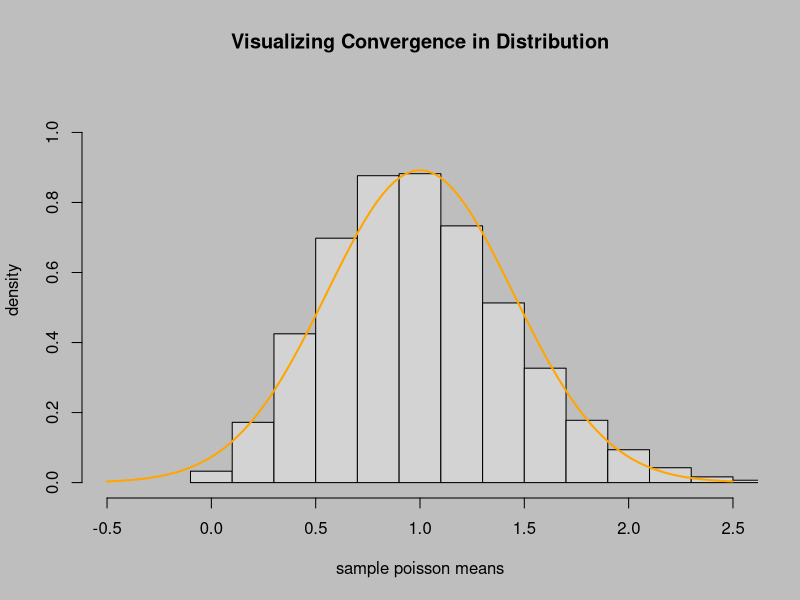
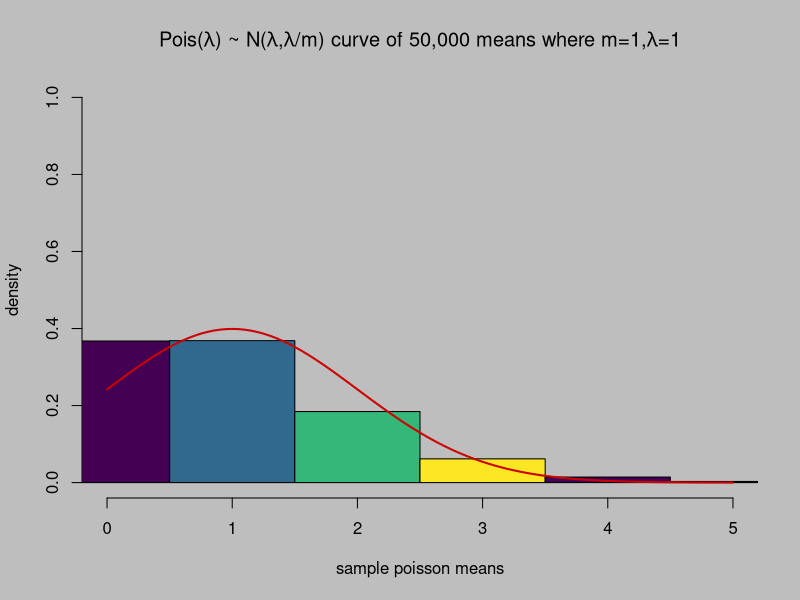
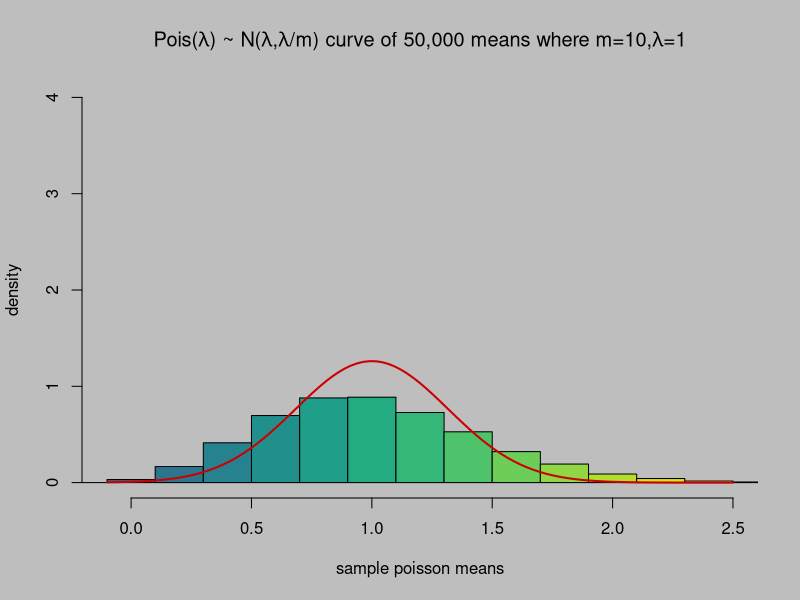
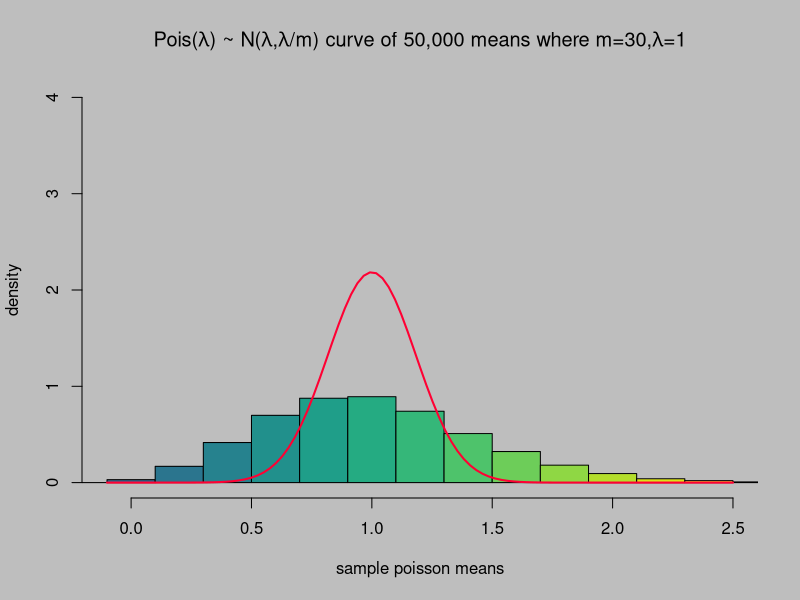
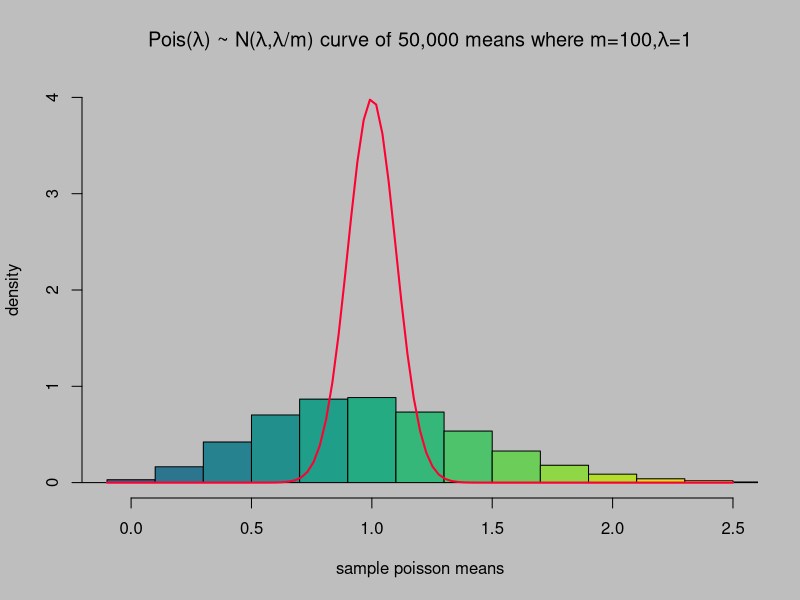
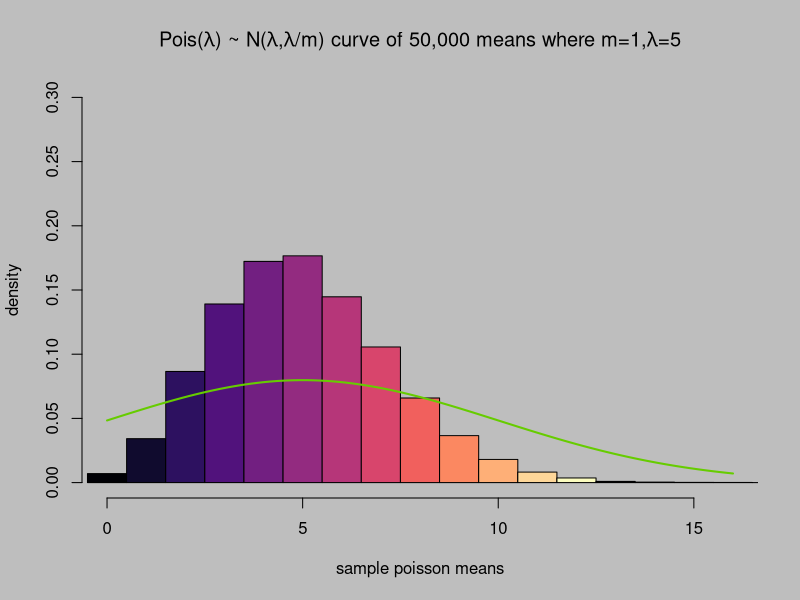
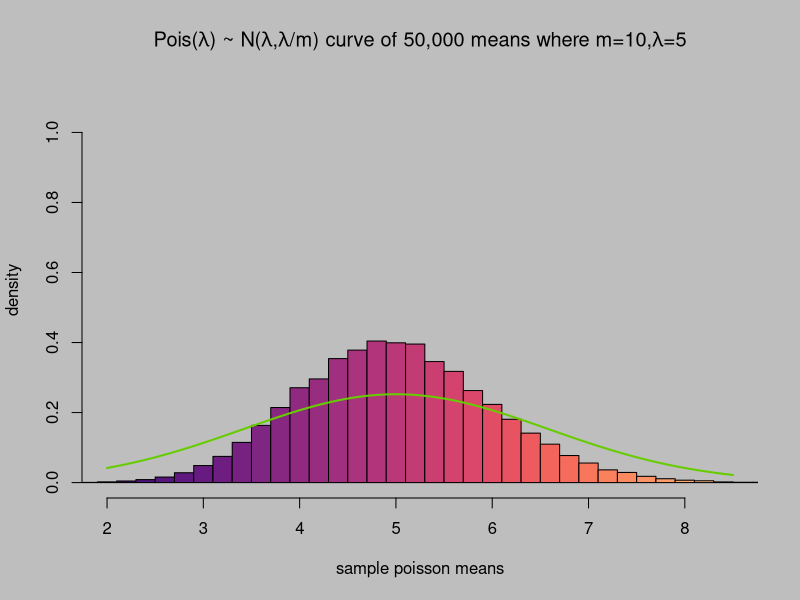
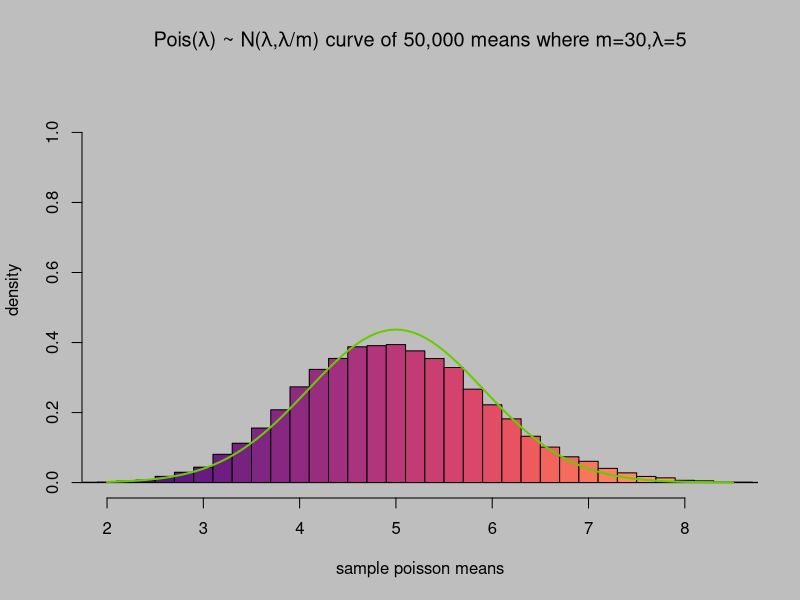

R code for these plots, in order: (Note: this script raises an error after producing the figures.)
## ---- chunk 1
library(tidyverse)
library(ggplot2)
library(rmarkdown)
library(RColorBrewer)
library("viridis")
## ---- chunk 2
m = 5
lambda = 1
M = 50000
ds2 <- matrix(replicate(M,(rpois(m,1))),nrow=50000,ncol=5)
## ---- chunk 3
rMeans <- matrix(rowMeans(ds2),nrow=50000,ncol=1);
## ---- chunk 4
par(bg="gray")
binlen <- c(-0.1,0.1,0.3,0.5,0.7,0.9,1.1,1.3,1.5,1.7,1.9,2.1,2.3,2.5,2.7,2.9,3.1,3.3,3.5,3.7,3.9,4.1);
hist(rMeans ,breaks=binlen ,main="Visualizing Convergence in Distribution" ,xlab="sample poisson means" ,xlim=c(-0.5,2.5) ,ylab="density" ,ylim=c(0,1.1) ,freq = FALSE)
x <- seq(-4,5, by = 0.1)
y <- dnorm(x, mean = lambda, sd = lambda/sqrt(m))
curve(dnorm(x, mean=lambda, sd=lambda/sqrt(m)), add=TRUE, col="orange", lwd=2)
## ---- chunk 5
TF_values.2 <- rMeans >= (lambda+((2*lambda)/sqrt(m)))
TFprob <- sum(TF_values.2)/M
print(1-TFprob)
NormProb <- 1-dnorm((lambda+((2*lambda)/sqrt(m))),mean=lambda,sd=(lambda/sqrt(m)))
print(NormProb)
## ---- chunk 6
m1 = 1; lambda.1 = 1; M = 50000
ds1 <- matrix(replicate(M,(rpois(m1,lambda.1))),nrow=50000,ncol=5)
rMeans1 <- matrix(rowMeans(ds1),nrow=50000,ncol=1)
binlen <- c(-0.5,0.5,1.5,2.5,3.5,4.5,5.5,6.5,7.5,8.5,9.5,10.5,11.5,12.5,13.5,14.5,15.5,16.5,17.5,18.5,19.5,20.5,21.5,22.5);
hist(rMeans1,breaks=binlen ,main=expression(paste("Pois(",lambda,") ~ N(",lambda,",",lambda,"/m) curve of 50,000 means where m=1,",lambda,"=1"))  ,xlab="sample poisson means" ,xlim=c(0,5) ,ylab="density" ,ylim=c(0,1) ,freq = FALSE, col=viridis(4))
x <- seq(0,2, by = 0.2)
y1 <- dnorm(x, mean=lambda.1, sd=lambda.1/(sqrt(m1)))
curve(dnorm(x, mean=lambda.1, sd=(lambda.1/sqrt(m1))), add=TRUE, col="#cc0000", lwd=2)
TF_values.1 <- rMeans1 >= (lambda.1+((2*lambda.1)/sqrt(m1)))
TFprob1 <- sum(TF_values.1)/M; print(TFprob1)
NormProb1 <- dnorm((lambda.1+((2*lambda.1)/sqrt(m1))),mean=lambda.1,sd=(lambda.1/sqrt(m1))); print(NormProb1)
## ---- chunk 7
m10 = 10; lambda.1 = 1; M = 50000
ds10 <- matrix(replicate(M,(rpois(m10,1))),nrow=50000,ncol=5)
rMeans10 <- matrix(rowMeans(ds10),nrow=50000,ncol=1)
binlen <- c(-5.1,-4.9,-4.7,-4.5,-4.3,-4.1,-3.9,-3.7,-3.5,-3.3,-3.1,-2.9,-2.7,-2.5,-2.3,-2.1,-1.9,-1.7,-1.5,-1.3,-1.1,-0.9,-0.7,-0.5,-0.3,-0.1,0.1,0.3,0.5,0.7,0.9,1.1,1.3,1.5,1.7,1.9,2.1,2.3,2.5,2.7,2.9,3.1,3.3,3.5,3.7,3.9,4.1,4.3,4.5,4.7,4.9,5.1)
hist(rMeans10,breaks=binlen ,main=expression(paste("Pois(",lambda,") ~ N(",lambda,",",lambda,"/m) curve of 50,000 means where m=10,",lambda,"=1"))  ,xlab="sample poisson means" ,xlim=c(-0.1,2.5) ,ylab="density" ,ylim=c(0,4) ,freq = FALSE, col=viridis(19))
x <- seq(0,2, by = 0.2)
y10 <- dnorm(x, mean=lambda.1, sd=lambda.1/(sqrt(m10)))
curve(dnorm(x, mean=lambda.1, sd=(lambda.1/sqrt(m10))), add=TRUE, col="#cc0000", lwd=2)
TF_values.10 <- rMeans10 >= (lambda.1+((2*lambda.1)/sqrt(m10)))
TFprob10 <- sum(TF_values.10)/M; print(TFprob10)
NormProb10 <- dnorm((lambda.1+((2*lambda.1)/sqrt(m10))),mean=lambda.1,sd=(lambda.1/sqrt(m10))); print(NormProb10)
## ---- chunk 8
m30 = 30; lambda.1 = 1; M = 30000
ds30 <- matrix(replicate(M,(rpois(m30,1))),nrow=30000,ncol=5)
rMeans30 <- matrix(rowMeans(ds30),nrow=30000,ncol=1)
binlen <- c(-5.1,-4.9,-4.7,-4.5,-4.3,-4.1,-3.9,-3.7,-3.5,-3.3,-3.1,-2.9,-2.7,-2.5,-2.3,-2.1,-1.9,-1.7,-1.5,-1.3,-1.1,-0.9,-0.7,-0.5,-0.3,-0.1,0.1,0.3,0.5,0.7,0.9,1.1,1.3,1.5,1.7,1.9,2.1,2.3,2.5,2.7,2.9,3.1,3.3,3.5,3.7,3.9,4.1,4.3,4.5,4.7,4.9,5.1)
hist(rMeans30,breaks=binlen ,main=expression(paste("Pois(",lambda,") ~ N(",lambda,",",lambda,"/m) curve of 50,000 means where m=30,",lambda,"=1"))  ,xlab="sample poisson means" ,xlim=c(-0.1,2.5) ,ylab="density" ,ylim=c(0,4) ,freq = FALSE, col=viridis(19))
x <- seq(0,2, by = 0.2)
y30 <- dnorm(x, mean=lambda.1, sd=lambda.1/(sqrt(m30)))
curve(dnorm(x, mean=lambda.1, sd=(lambda.1/sqrt(m30))), add=TRUE, col="#FF0033", lwd=2)
TF_values.30 <- rMeans30 >= (lambda.1+((2*lambda.1)/sqrt(m30)))
TFprob30 <- sum(TF_values.30)/M; print(TFprob30)
NormProb30 <- dnorm((lambda.1+((2*lambda.1)/sqrt(m30))),mean=lambda.1,sd=(lambda.1/sqrt(m30))); print(NormProb30)
## ---- chunk 9
m100 = 100; lambda.1 = 1; M = 50000
ds100 <- matrix(replicate(M,(rpois(m100,1))),nrow=50000,ncol=5)
rMeans100 <- matrix(rowMeans(ds100),nrow=50000,ncol=1)
binlen <- c(-5.1,-4.9,-4.7,-4.5,-4.3,-4.1,-3.9,-3.7,-3.5,-3.3,-3.1,-2.9,-2.7,-2.5,-2.3,-2.1,-1.9,-1.7,-1.5,-1.3,-1.1,-0.9,-0.7,-0.5,-0.3,-0.1,0.1,0.3,0.5,0.7,0.9,1.1,1.3,1.5,1.7,1.9,2.1,2.3,2.5,2.7,2.9,3.1,3.3,3.5,3.7,3.9,4.1,4.3,4.5,4.7,4.9,5.1)
hist(rMeans100,breaks=binlen ,main=expression(paste("Pois(",lambda,") ~ N(",lambda,",",lambda,"/m) curve of 50,000 means where m=100,",lambda,"=1"))  ,xlab="sample poisson means" ,xlim=c(-0.1,2.5) ,ylab="density" ,ylim=c(0,4) ,freq = FALSE, col=viridis(19))
x <- seq(0,2, by = 0.2)
y100 <- dnorm(x, mean=lambda.1, sd=lambda.1/(sqrt(m100)))
curve(dnorm(x, mean=lambda.1, sd=(lambda.1/sqrt(m100))), add=TRUE, col="#FF0033", lwd=2)
TF_values.100 <- rMeans100 >= (lambda.1+((2*lambda.1)/sqrt(m100)))
TFprob100 <- sum(TF_values.100)/M; print(TFprob100)
NormProb100 <- dnorm((lambda.1+((2*lambda.1)/sqrt(m100))),mean=lambda.1,sd=(lambda.1/sqrt(m100))); print(NormProb100)
## ---- chunk 10
m1 = 1; lambda.5 = 5; M = 50000
ds1 <- matrix(replicate(M,(rpois(m1,lambda.5))),nrow=50000,ncol=5)
rMeans1 <- matrix(rowMeans(ds1),nrow=50000,ncol=1)
binlen <- c(-0.5,0.5,1.5,2.5,3.5,4.5,5.5,6.5,7.5,8.5,9.5,10.5,11.5,12.5,13.5,14.5,15.5,16.5,17.5,18.5,19.5,20.5,21.5,22.5,23.5,24.5,25.5,26.5,27.5,28.5,29.5,30.5)
hist(rMeans1,breaks=binlen ,main=expression(paste("Pois(",lambda,") ~ N(",lambda,",",lambda,"/m) curve of 50,000 means where m=1,",lambda,"=5"))  ,xlab="sample poisson means" ,xlim=c(0,16) ,ylab="density" ,ylim=c(0,0.3) ,freq = FALSE, col=magma(13))
x <- seq(-4,5, by = 0.1)
y1 <- dnorm(x, mean = lambda.5, sd = lambda.5/sqrt(m1))
curve(dnorm(x, mean=lambda.5, sd=lambda.5/sqrt(m1)), add=TRUE, col="#66CC00", lwd=2)
TF_values.1 <- rMeans1 >= (lambda.5+((2*lambda.5)/sqrt(m1)))
TFprob1 <- sum(TF_values.1)/M; print(TFprob1)
NormProb1 <- dnorm((lambda.5+((2*lambda.5)/sqrt(m1))),mean=lambda.5,sd=(lambda.5/sqrt(m1))); print(NormProb1)
## ---- chunk 11
m10 = 10; lambda.5 = 5; M = 50000
ds10 <- matrix(replicate(M,(rpois(m10,lambda.5))),nrow=50000,ncol=5)
rMeans10 <- matrix(rowMeans(ds10),nrow=50000,ncol=1)
binlen <- c(-0.1,0.1,0.3,0.5,0.7,0.9,1.1,1.3,1.5,1.7,1.9,2.1,2.3,2.5,2.7,2.9,3.1,3.3,3.5,3.7,3.9,4.1,4.3,4.5,4.7,4.9,5.1,5.3,5.5,5.7,5.9,6.1,6.3,6.5,6.7,6.9,7.1,7.3,7.5,7.7,7.9,8.1,8.3,8.5,8.7,8.9,9.1,9.3,9.5,9.7,9.9,10.1,10.3,10.5,10.7,10.9,11.1,11.3,11.5,11.7,11.9)
hist(rMeans10,breaks=binlen ,main=expression(paste("Pois(",lambda,") ~ N(",lambda,",",lambda,"/m) curve of 50,000 means where m=10,",lambda,"=5"))  ,xlab="sample poisson means" ,xlim=c(2,8.5) ,ylab="density" ,ylim=c(0,1.1) ,freq = FALSE, col=magma(50))
x <- seq(-4,5, by = 0.1)
y10 <- dnorm(x, mean = lambda.5, sd = lambda.5/sqrt(m10))
curve(dnorm(x, mean=lambda.5, sd=lambda.5/sqrt(m10)), add=TRUE, col="#66CC00", lwd=2)
TF_values.10 <- rMeans10 >= (lambda.5+((2*lambda.5)/sqrt(m10)))
TFprob10 <- sum(TF_values.10)/M; print(TFprob10)
NormProb10 <- dnorm((lambda.5+((2*lambda.5)/sqrt(m10))),mean=lambda.5,sd=(lambda.5/sqrt(m10))); print(NormProb10)
## ---- chunk 12
m30 = 30; lambda.5 = 5; M = 30000
ds30 <- matrix(replicate(M,(rpois(m30,lambda.5))),nrow=30000,ncol=5)
rMeans30 <- matrix(rowMeans(ds30),nrow=30000,ncol=1)
binlen <- c(-0.1,0.1,0.3,0.5,0.7,0.9,1.1,1.3,1.5,1.7,1.9,2.1,2.3,2.5,2.7,2.9,3.1,3.3,3.5,3.7,3.9,4.1,4.3,4.5,4.7,4.9,5.1,5.3,5.5,5.7,5.9,6.1,6.3,6.5,6.7,6.9,7.1,7.3,7.5,7.7,7.9,8.1,8.3,8.5,8.7,8.9,9.1,9.3,9.5,9.7,9.9,10.1,10.3,10.5,10.7,10.9,11.1,11.3,11.5,11.7,11.9)
hist(rMeans30,breaks=binlen ,main=expression(paste("Pois(",lambda,") ~ N(",lambda,",",lambda,"/m) curve of 50,000 means where m=30,",lambda,"=5"))  ,xlab="sample poisson means" ,xlim=c(2,8.5) ,ylab="density" ,ylim=c(0,1.1) ,freq = FALSE, col=magma(50))
x30 <- seq(-4,5, by = 0.1)
y30 <- dnorm(x30, mean = lambda.5, sd = lambda.5/sqrt(m30))
curve(dnorm(x, mean=lambda.5, sd=lambda.5/sqrt(m30)), add=TRUE, col="#66CC00", lwd=2)
TF_values.30 <- rMeans30 >= (lambda.5+((2*lambda.5)/sqrt(m30)))
TFprob30 <- sum(TF_values.30)/M;print(TFprob30)
NormProb30 <- dnorm((lambda.5+((2*lambda.5)/sqrt(m30))),mean=lambda.5,sd=(lambda.5/sqrt(m30)));print(NormProb30)
## ---- chunk 13
m100 = 100; lambda.5 = 5; M = 50000
ds100 <- matrix(replicate(M,(rpois(m100,lambda.5))),nrow=50000,ncol=5)
rMeans100 <- matrix(rowMeans(ds100),nrow=50000,ncol=1)
binlen <- c(-0.1,0.1,0.3,0.5,0.7,0.9,1.1,1.3,1.5,1.7,1.9,2.1,2.3,2.5,2.7,2.9,3.1,3.3,3.5,3.7,3.9,4.1,4.3,4.5,4.7,4.9,5.1,5.3,5.5,5.7,5.9,6.1,6.3,6.5,6.7,6.9,7.1,7.3,7.5,7.7,7.9,8.1,8.3,8.5,8.7,8.9,9.1,9.3,9.5,9.7,9.9,10.1,10.3,10.5,10.7,10.9,11.1,11.3,11.5,11.7,11.9)
hist(rMeans100,breaks=binlen ,main=expression(paste("Pois(",lambda,") ~ N(",lambda,",",lambda,"/m) curve of 50,000 means where m=100,",lambda,"=5"))  ,xlab="sample poisson means" ,xlim=c(2,8.5) ,ylab="density" ,ylim=c(0,1.1) ,freq = FALSE, col=magma(50))
x100 <- seq(-4,5, by = 0.1)
y100 <- dnorm(x100, mean = lambda.5, sd = lambda.5/sqrt(m100))
curve(dnorm(x, mean=lambda.5, sd=lambda.5/sqrt(m100)), add=TRUE, col="#66CC00", lwd=2)
TF_values.100 <- rMeans100 >= (lambda.5+((2*lambda.5)/sqrt(m100)))
TFprob100 <- sum(TF_values.100)/M;print(TFprob100)
NormProb100 <- dnorm((lambda.5+((2*lambda.5)/sqrt(m100))),mean=lambda.5,sd=(lambda.5/sqrt(m100)));print(NormProb100)
## ---- chunk 14
m1 = 1; lambda.25 = 25; M = 50000
ds1 <- matrix(replicate(M,(rpois(m1,lambda.25))),nrow=50000,ncol=5)
rMeans1 <- matrix(rowMeans(ds1),nrow=50000,ncol=1)
hist(rMeans1, breaks=40,main=expression(paste("Pois(",lambda,") ~ N(",lambda,",",lambda,"/m) curve of 50,000 means where m=1,",lambda,"=25"))  ,xlab="sample poisson means" ,xlim=c(7,47) ,ylab="density" ,ylim=c(0,0.2) ,freq = FALSE, col=heat.colors(40))
x <- seq(-4,5, by = 0.1)
y1 <- dnorm(x, mean = lambda.25, sd = lambda.25/sqrt(m1))
curve(dnorm(x, mean=lambda.25, sd=lambda.25/sqrt(m1)), add=TRUE, col="blue", lwd=2)
TF_values.1 <- rMeans1 >= (lambda.25+((2*lambda.25)/sqrt(m1)))
TFprob1 <- sum(TF_values.1)/M; print(TFprob1)
NormProb1 <- dnorm((lambda.25+((2*lambda.25)/sqrt(m1))),mean=lambda.25,sd=(lambda.25/sqrt(m1))); print(NormProb1)
## ---- chunk 15
m10 = 10; lambda.25 = 25; M = 50000
ds10 <- matrix(replicate(M,(rpois(m10,lambda.25))),nrow=50000,ncol=5)
rMeans10 <- matrix(rowMeans(ds10),nrow=50000,ncol=1)
binlen <- c(15.1,15.3,15.5,15.7,15.9,16.1,16.3,16.5,16.7,16.9,17.1,17.3,17.5,17.7,17.9,18.1,18.3,18.5,18.7,18.9,19.1,19.3,19.5,19.7,19.9,20.1,20.3,20.5,20.7,20.9,21.1,21.3,21.5,21.7,21.9,22.1,22.3,22.5,22.7,22.9,23.1,23.3,23.5,23.7,23.9,24.1,24.3,24.5,24.7,24.9,25.1,25.3,25.5,25.7,25.9,26.1,26.3,26.5,26.7,26.9,27.1,27.3,27.5,27.7,27.9,28.1,28.3,28.5,28.7,28.9,29.1,29.3,29.5,29.7,29.9,30.1,30.3,30.5,30.7,30.9,31.1,31.3,31.5,31.7,31.9,32.1,32.3,32.5,32.7,32.9,33.1,33.3,33.5,33.7,33.9,34.1,34.3,34.5,34.7,34.9,35.1,35.3,35.5,35.7,35.9,36.1,36.3,36.5,36.7,36.9,37.1,37.3)
hist(rMeans10,breaks=binlen ,main=expression(paste("Pois(",lambda,") ~ N(",lambda,",",lambda,"/m) curve of 50,000 means where m=10,",lambda,"=25"))  ,xlab="sample poisson means" ,xlim=c(15,36) ,ylab="density" ,ylim=c(0,0.2) ,freq = FALSE, col=heat.colors(100))
x <- seq(-4,5, by = 0.1)
y10 <- dnorm(x, mean = lambda.25, sd = lambda.25/sqrt(m10))
curve(dnorm(x, mean=lambda.25, sd=lambda.25/sqrt(m10)), add=TRUE, col="blue", lwd=2)
TF_values.10 <- rMeans10 >= (lambda.25+((2*lambda.25)/sqrt(m10)))
TFprob10 <- sum(TF_values.10)/M; print(TFprob10)
NormProb10 <- dnorm((lambda.25+((2*lambda.25)/sqrt(m10))),mean=lambda.25,sd=(lambda.25/sqrt(m10))); print(NormProb10)
## ---- chunk 16
m30 = 30; lambda.25 = 25; M = 30000
ds30 <- matrix(replicate(M,(rpois(m30,lambda.25))),nrow=30000,ncol=5)
rMeans30 <- matrix(rowMeans(ds30),nrow=30000,ncol=1)
binlen <- c(15.1,15.3,15.5,15.7,15.9,16.1,16.3,16.5,16.7,16.9,17.1,17.3,17.5,17.7,17.9,18.1,18.3,18.5,18.7,18.9,19.1,19.3,19.5,19.7,19.9,20.1,20.3,20.5,20.7,20.9,21.1,21.3,21.5,21.7,21.9,22.1,22.3,22.5,22.7,22.9,23.1,23.3,23.5,23.7,23.9,24.1,24.3,24.5,24.7,24.9,25.1,25.3,25.5,25.7,25.9,26.1,26.3,26.5,26.7,26.9,27.1,27.3,27.5,27.7,27.9,28.1,28.3,28.5,28.7,28.9,29.1,29.3,29.5,29.7,29.9,30.1,30.3,30.5,30.7,30.9,31.1,31.3,31.5,31.7,31.9,32.1,32.3,32.5,32.7,32.9,33.1,33.3,33.5,33.7,33.9,34.1,34.3,34.5,34.7,34.9,35.1,35.3,35.5,35.7,35.9,36.1,36.3,36.5,36.7,36.9,37.1,37.3)
hist(rMeans30,breaks=binlen ,main=expression(paste("Pois(",lambda,") ~ N(",lambda,",",lambda,"/m) curve of 50,000 means where m=30,",lambda,"=25"))  ,xlab="sample poisson means" ,xlim=c(15,36) 
     ,ylab="density" ,ylim=c(0,0.2) ,freq = FALSE, col=heat.colors(100))
x30 <- seq(-4,5, by = 0.1)
y30 <- dnorm(x30, mean = lambda.25, sd = lambda.25/sqrt(m30))
curve(dnorm(x, mean=lambda.25, sd=lambda.25/sqrt(m30)), add=TRUE, col="blue", lwd=2)
TF_values.30 <- rMeans30 >= (lambda.25+((2*lambda.25)/sqrt(m30)))
TFprob30 <- sum(TF_values.30)/M; print(TFprob30)
NormProb30 <- dnorm((lambda.25+((2*lambda.25)/sqrt(m30))),mean=lambda.25,sd=(lambda.25/sqrt(m30)));print(NormProb30)
## ---- chunk 17
m100 = 100; lambda.25 = 25; M = 50000
ds100 <- matrix(replicate(M,(rpois(m100,lambda.25))),nrow=50000,ncol=5)
rMeans100 <- matrix(rowMeans(ds100),nrow=50000,ncol=1)
binlen <- c(15.1,15.3,15.5,15.7,15.9,16.1,16.3,16.5,16.7,16.9,17.1,17.3,17.5,17.7,17.9,18.1,18.3,18.5,18.7,18.9,19.1,19.3,19.5,19.7,19.9,20.1,20.3,20.5,20.7,20.9,21.1,21.3,21.5,21.7,21.9,22.1,22.3,22.5,22.7,22.9,23.1,23.3,23.5,23.7,23.9,24.1,24.3,24.5,24.7,24.9,25.1,25.3,25.5,25.7,25.9,26.1,26.3,26.5,26.7,26.9,27.1,27.3,27.5,27.7,27.9,28.1,28.3,28.5,28.7,28.9,29.1,29.3,29.5,29.7,29.9,30.1,30.3,30.5,30.7,30.9,31.1,31.3,31.5,31.7,31.9,32.1,32.3,32.5,32.7,32.9,33.1,33.3,33.5,33.7,33.9,34.1,34.3,34.5,34.7,34.9,35.1,35.3,35.5,35.7,35.9,36.1,36.3,36.5,36.7,36.9,37.1,37.3)
hist(rMeans100,breaks=binlen ,main=expression(paste("Pois(",lambda,") ~ N(",lambda,",",lambda,"/m) curve of 50,000 means where m=100,",lambda,"=25"))  ,xlab="sample poisson means" ,xlim=c(15,36) ,ylab="density" ,ylim=c(0,0.2) ,freq = FALSE, col=heat.colors(100))
x100 <- seq(-4,5, by = 0.1)
y100 <- dnorm(x100, mean = lambda.25, sd = lambda.25/sqrt(m100))
curve(dnorm(x, mean=lambda.25, sd=lambda.25/sqrt(m100)), add=TRUE, col="blue", lwd=2)
TF_values.100 <- rMeans100 >= (lambda.25+((2*lambda.25)/sqrt(m100)))
TFprob100 <- sum(TF_values.100)/M; print(TFprob100)
NormProb100 <- dnorm((lambda.25+((2*lambda.25)/sqrt(m100))),mean=lambda.25,sd=(lambda.25/sqrt(m100)));print(NormProb100)
